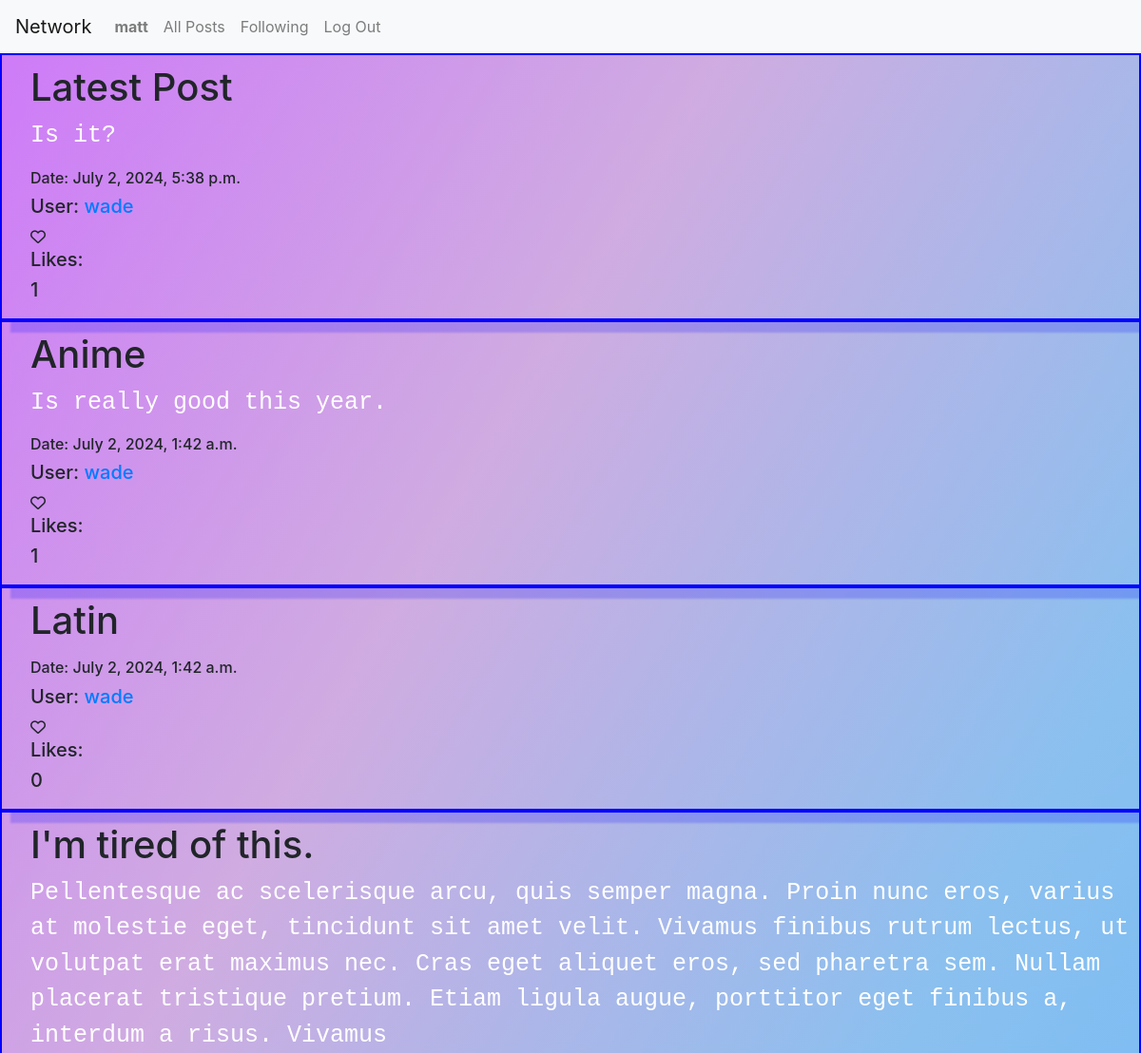
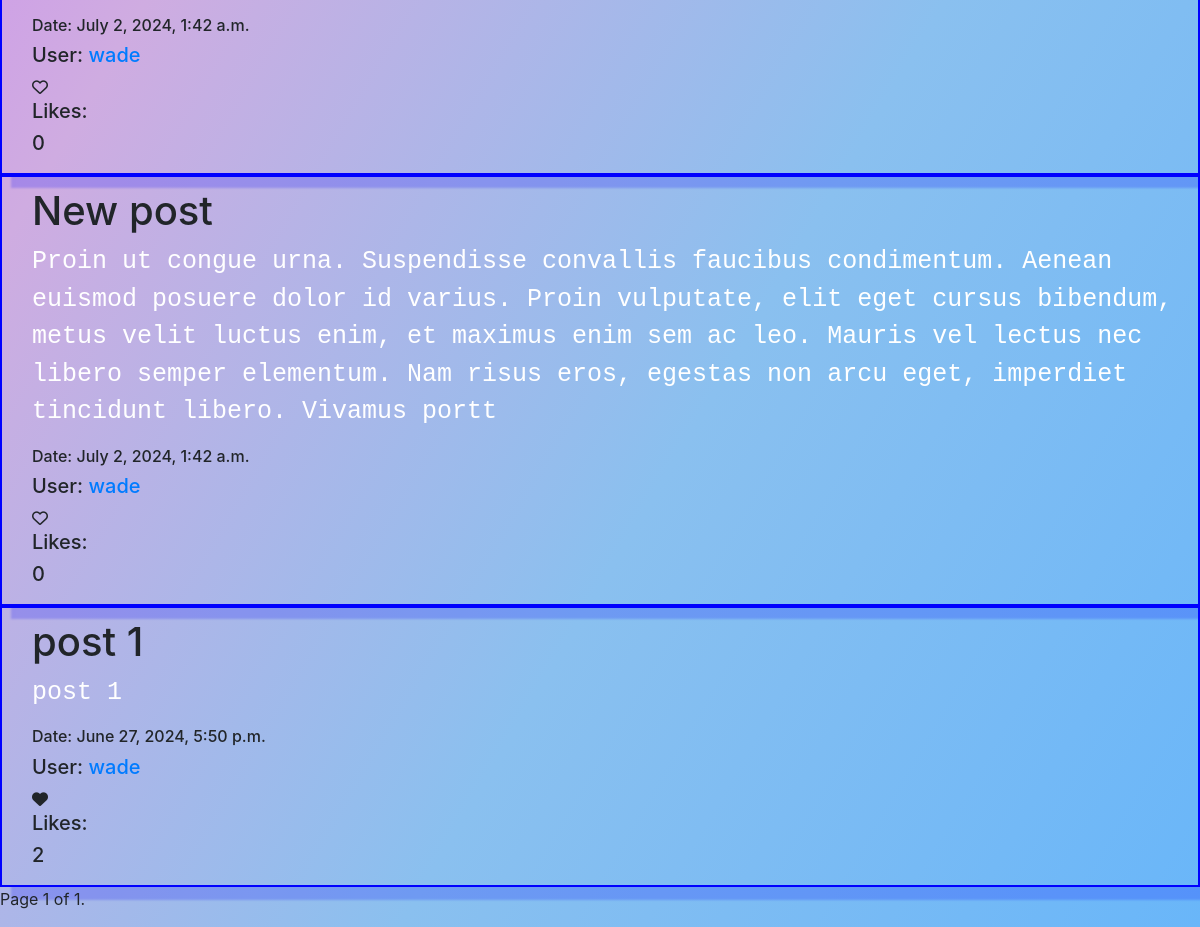
/following/2 (signed in), run on the app's committed database (2 pictures, top to bottom).
### network/models.py (models this page shows)
class User(AbstractUser):
    pass

class Posts(models.Model):
    post_title=models.CharField(max_length=20) #title
    post_text=models.TextField(max_length=330) #text
    likes=models.ManyToManyField(User,related_name="post_likes", blank=True) #likes, will be many users
    post_date=models.DateTimeField(auto_now_add=True) #date/time
    user=models.ForeignKey(User, related_name="post_author", on_delete=models.CASCADE) #user id foreign key

### network/views.py (the view)
# urls.py: path("following/<int:user_id>", views.following, name="following"),  # added following page and users user_id
@login_required(login_url='login')  #requires user to be logged in to post and view forum
def following(request, user_id): # following link
    viewer = request.user                 # gets logged in users info and profile
    viewer_profile = get_object_or_404(Profile, user=viewer)
    posts_list=Posts.objects.none()
    for following in viewer_profile.following.all():
        post=Posts.objects.filter(user=following)
        posts_list=posts_list.union(post)
    posts=posts_list
    if posts:
        posts=posts.order_by("-post_date") # order posts by date
        for post in posts:                     # loop through all ordered posts and add a temporary attribute of the number of likes per post
            post.likes_counts=post.likes.count()
            post.likers=[user.id for user in post.likes.all()]
        p=Paginator(posts,10)            # paginating
        page_number=request.GET.get('page')
        page_obj=p.get_page(page_number)
        return render(request, "network/following.html",{'viewer_profile':viewer_profile, 'page_obj':page_obj})   # renders profile.html of the user
    else:
        return redirect('index')

### network/templates/network/following.html (shortened to what this page needs)
{% extends "network/layout.html" %}
{% block body %}
{% if page_obj %}
{% for page in page_obj %}
<div class="post" data-post-id="{{page.id}}"><h1>{{page.post_title}}</h1>
    <p>{{page.post_text}}</p>
    <h6>Date: {{page.post_date}}</h6>
    <h5>User: <a href="{% url 'profile' page.user.id %}">{{ page.user.username }}</a></h5>
<div class="heartcontainer" data-user="{{request.user.id}}" data-post="{{page.id}}">
    {% if request.user.id in page.likers %}
    <i class="fa-solid fa-heart"></i>
{% else %}
    <i class="fa-regular fa-heart"></i>
{% endif %}
</div>
<h5>Likes:</h5>
<h5 id="likes-count-{{page.id}}">{{page.likes.count}}</h5>
</div class="endLine">
{% endfor %}
{% else %}
    <p>No posts to display.</p>
{% endif %}
<nav aria-label="Page navigation">
    <ul class="pagination">
        {% if page_obj.paginator.num_pages > 0 %}
        <li>
        <span class="pagination">
            Page {{ page_obj.number }} of {{ page_obj.paginator.num_pages }}.
        </span>
        </li>
        {% else %}
        <H1> No pages to display</H1>
        {% endif %}
    </ul>
    </nav>
{% endblock %}

### network/templates/network/layout.html (shortened to what this page needs)
{% load static %}
<!DOCTYPE html>
<html lang="en">
    <head>
        <link rel="stylesheet" href="https://stackpath.bootstrapcdn.com/bootstrap/4.4.1/css/bootstrap.min.css">
        <link href="{% static 'network/styles.css' %}" rel="stylesheet">
    </head>
    <body>
        <nav class="navbar navbar-expand-lg navbar-light bg-light">
            <a class="navbar-brand" href="#">Network</a>
            <div>
              <ul class="navbar-nav mr-auto">
                {% if user.is_authenticated %}
                    <li class="nav-item">
                        <a class="nav-link" href="#"><strong>{{ user.username }}</strong></a>
                    </li>
                {% endif %}
                <li class="nav-item">
                  <a class="nav-link" href="{% url 'index' %}">All Posts</a>
                </li>
                {% if user.is_authenticated %}
                    <li class="nav-item">
                        <a class="nav-link" href="{% url 'following' user.id %}">Following</a>
                    </li>
                    <li class="nav-item">
                        <a class="nav-link" href="{% url 'logout' %}">Log Out</a>
                    </li>
                {% endif %}
              </ul>
            </div>
          </nav>
        <div class="body">
            {% block body %}
            {% endblock %}
        </div>
    </body>
</html>

### network/static/network/styles.css (style rules this page uses)
.post { align-content: center; align-self: flex-end; box-shadow: 12px 12px 2px 1px rgba(0, 0, 255, .2); border: 2px solid blue; padding-left: 30px; padding-bottom: 10px; padding-top: 10px; }
.post p { font-size: 25px; font-family: 'Courier New', Courier, monospace; color:rgb(255, 255, 255); }
body { background: linear-gradient(to bottom right, rgb(206, 121, 249), rgb(207, 172, 225), rgb(138, 192, 239), rgb(105, 182, 249)) }

### data on the page
User: username "matt"
Posts: post_title "Latest Post", post_text "Is it?", post_date "July 2, 2024, 5:38 p.m.", user.username "wade", likes.count "1"
Posts: post_title "Anime", post_text "Is really good this year.", post_date "July 2, 2024, 1:42 a.m.", user.username "wade", likes.count "1"
Posts: post_title "Latin", post_date "July 2, 2024, 1:42 a.m.", user.username "wade", likes.count "0"
Posts: post_title "I'm tired of this.", post_text "Pellentesque ac scelerisque arcu, quis semper magna. Proin nunc eros, varius at molestie eget, tincidunt sit amet velit. Vivamus finibus rutrum lectus, ut volutpat erat maximus nec. Cras eget aliquet eros, sed pharetra sem. Nullam placerat tristique pretium. Etiam ligula augue, porttitor eget finibus a, interdum a risus. Vivamus", post_date "July 2, 2024, 1:42 a.m.", user.username "wade", likes.count "0"
Posts: post_title "New post", post_text "Proin ut congue urna. Suspendisse convallis faucibus condimentum. Aenean euismod posuere dolor id varius. Proin vulputate, elit eget cursus bibendum, metus velit luctus enim, et maximus enim sem ac leo. Mauris vel lectus nec libero semper elementum. Nam risus eros, egestas non arcu eget, imperdiet tincidunt libero. Vivamus portt", post_date "July 2, 2024, 1:42 a.m.", user.username "wade", likes.count "0"
Posts: post_title "post 1", post_text "post 1", post_date "June 27, 2024, 5:50 p.m.", user.username "wade", likes.count "2"

### other printed values
{{ page_obj.number }} "1"
{{ page_obj.paginator.num_pages }} "1"
